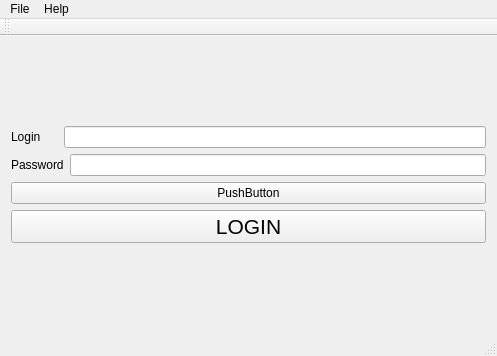
<?xml version="1.0" encoding="UTF-8"?>
<ui version="4.0">
 <class>Lab1logandpasClass</class>
 <widget class="QMainWindow" name="Lab1logandpasClass">
  <property name="geometry">
   <rect>
    <x>0</x>
    <y>0</y>
    <width>497</width>
    <height>356</height>
   </rect>
  </property>
  <property name="windowTitle">
   <string>Lab1logandpas</string>
  </property>
  <widget class="QWidget" name="centralWidget">
   <layout class="QVBoxLayout" name="verticalLayout_3">
    <item>
     <layout class="QVBoxLayout" name="verticalLayout_2">
      <item>
       <layout class="QVBoxLayout" name="verticalLayout">
        <item>
         <layout class="QHBoxLayout" name="horizontalLayout">
          <item>
           <widget class="QLabel" name="label_login">
            <property name="text">
             <string>Login</string>
            </property>
           </widget>
          </item>
          <item>
           <spacer name="horizontalSpacer">
            <property name="orientation">
             <enum>Qt::Horizontal</enum>
            </property>
            <property name="sizeType">
             <enum>QSizePolicy::Fixed</enum>
            </property>
            <property name="sizeHint" stdset="0">
             <size>
              <width>17</width>
              <height>5</height>
             </size>
            </property>
           </spacer>
          </item>
          <item>
           <widget class="QLineEdit" name="line_login"/>
          </item>
         </layout>
        </item>
        <item>
         <layout class="QHBoxLayout" name="horizontalLayout_2">
          <item>
           <widget class="QLabel" name="label_password">
            <property name="text">
             <string>Password</string>
            </property>
           </widget>
          </item>
          <item>
           <widget class="QLineEdit" name="line_password"/>
          </item>
         </layout>
        </item>
       </layout>
      </item>
      <item>
       <widget class="QPushButton" name="Ftest">
        <property name="text">
         <string>PushButton</string>
        </property>
       </widget>
      </item>
      <item>
       <widget class="QPushButton" name="pushButton_autorise">
        <property name="font">
         <font>
          <pointsize>16</pointsize>
         </font>
        </property>
        <property name="autoFillBackground">
         <bool>false</bool>
        </property>
        <property name="text">
         <string>LOGIN</string>
        </property>
       </widget>
      </item>
     </layout>
    </item>
   </layout>
  </widget>
  <widget class="QMenuBar" name="menuBar">
   <property name="geometry">
    <rect>
     <x>0</x>
     <y>0</y>
     <width>497</width>
     <height>26</height>
    </rect>
   </property>
   <widget class="QMenu" name="menuFile">
    <property name="title">
     <string>File</string>
    </property>
    <addaction name="actionClose"/>
   </widget>
   <widget class="QMenu" name="menuHelp">
    <property name="title">
     <string>Help</string>
    </property>
    <addaction name="actionAbout"/>
   </widget>
   <addaction name="menuFile"/>
   <addaction name="menuHelp"/>
  </widget>
  <widget class="QToolBar" name="mainToolBar">
   <attribute name="toolBarArea">
    <enum>TopToolBarArea</enum>
   </attribute>
   <attribute name="toolBarBreak">
    <bool>false</bool>
   </attribute>
  </widget>
  <widget class="QStatusBar" name="statusBar"/>
  <action name="actionClose">
   <property name="text">
    <string>Close</string>
   </property>
  </action>
  <action name="actionAbout">
   <property name="text">
    <string>About</string>
   </property>
  </action>
 </widget>
 <layoutdefault spacing="6" margin="11"/>
 <resources>
  <include location="Lab1logandpas.qrc"/>
 </resources>
 <connections>
  <connection>
   <sender>actionClose</sender>
   <signal>triggered()</signal>
   <receiver>Lab1logandpasClass</receiver>
   <slot>close()</slot>
   <hints>
    <hint type="sourcelabel">
     <x>-1</x>
     <y>-1</y>
    </hint>
    <hint type="destinationlabel">
     <x>299</x>
     <y>199</y>
    </hint>
   </hints>
  </connection>
 </connections>
</ui>
